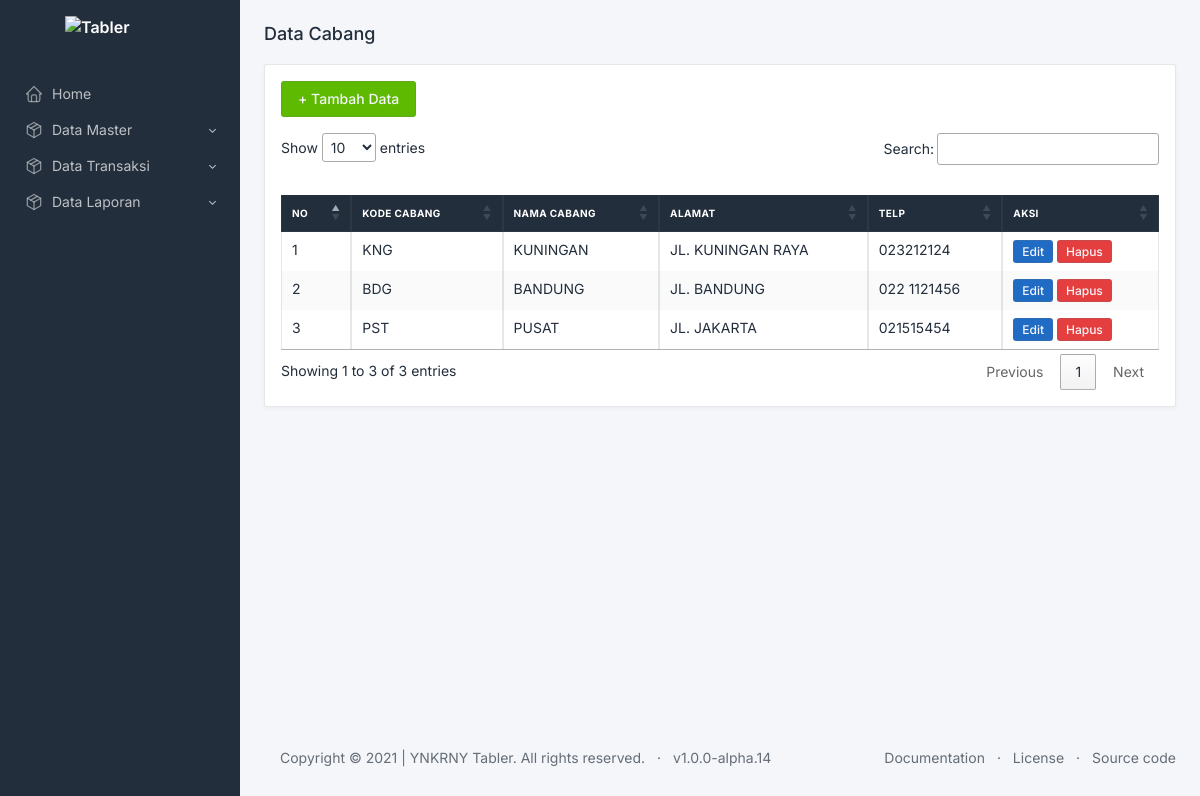
Page /index.php/cabang on the committed database.
### tables this page shows
CREATE TABLE `cabang` (
  `kode_cabang` char(3) NOT NULL,
  `nama_cabang` varchar(50) NOT NULL,
  `alamat_cabang` varchar(255) DEFAULT NULL,
  `telepon` varchar(13) DEFAULT NULL
);

### application/libraries/Template.php (called while the page is built)
<?php if ( ! defined('BASEPATH')) exit('No direct script access allowed');
class Template {
		var $template_data = array();
		function set($name, $value)
		{
			$this->template_data[$name] = $value;
		}
		function load($template = '', $view = '' , $view_data = array(), $return = FALSE)
		{
			$this->CI =& get_instance();
			$this->set('contents', $this->CI->load->view($view, $view_data, TRUE));
			return $this->CI->load->view($template, $this->template_data, $return);
		}
}

### application/controllers/Cabang.php (called while the page is built, shortened)
<?php
class Cabang extends CI_Controller
{
    function index()
    {
        $data['cabang'] = $this->Model_cabang->getDataCabang()->result();
        $this->template->load('template/template', 'cabang/view_cabang.php', $data);
    }
}

### index.php (called while the page is built, shortened)
<?php
require_once BASEPATH.'core/CodeIgniter.php';

### application/models/Model_cabang.php (called while the page is built, shortened)
<?php
class Model_cabang extends CI_Model
{
    function getDataCabang()
    {
        return $this->db->get('cabang');
    }
}

### application/views/cabang/view_cabang.php (the view, shortened to what this page needs)
<h2 class="page-title">
    Data Cabang
</h2>
<div class="row mt-3">
    <div class="col-md-12">
        <div class="card">
            <div class="card-body">
            <a href="#" class="btn btn-success mb-3" id="tambahcabang">+ Tambah Data</a>
            <table class="table table-striped table-bordered" id="tabelcabang">
                <thead>
                    <tr>
                    <th class="th">NO</th>
                    <th class="th">KODE CABANG</th>
                    <th class="th">NAMA CABANG</th>
                    <th class="th">ALAMAT</th>
                    <th class="th">TELP</th>
                    <th class="th">AKSI </th>
                    </tr>
                </thead>
                <tbody>
                    <?php
                    $no = 1;
                    foreach ($cabang as $c) { ?>
                    <tr>
                        <td><?= $no; ?></td>
                        <td><?= $c->kode_cabang; ?></td>
                        <td><?= $c->nama_cabang; ?></td>
                        <td><?= $c->alamat_cabang; ?></td>
                        <td><?= $c->telepon; ?></td>
                        <td>
                           <a href="#" data-kodecabang="<?php echo $c->kode_cabang; ?>" class="btn btn-sm btn-primary edit">Edit</a>
                            <a href="#" data-href="<?= base_url(); ?>cabang/hapuscabang/<?= $c->kode_cabang; ?>" class="btn btn-sm btn-danger hapus">Hapus</a>
                        </td>
                    </tr>
                    <?php $no++; } ?>
                </tbody>
            </table>
            </div>
        </div>
    </div>
</div>

### rows in the picture
cabang: kode_cabang "KNG", nama_cabang "KUNINGAN", alamat_cabang "JL. KUNINGAN RAYA", telepon "023212124"
cabang: kode_cabang "BDG", nama_cabang "BANDUNG", alamat_cabang "JL. BANDUNG", telepon "022 1121456"
cabang: kode_cabang "PST", nama_cabang "PUSAT", alamat_cabang "JL. JAKARTA", telepon "021515454"
